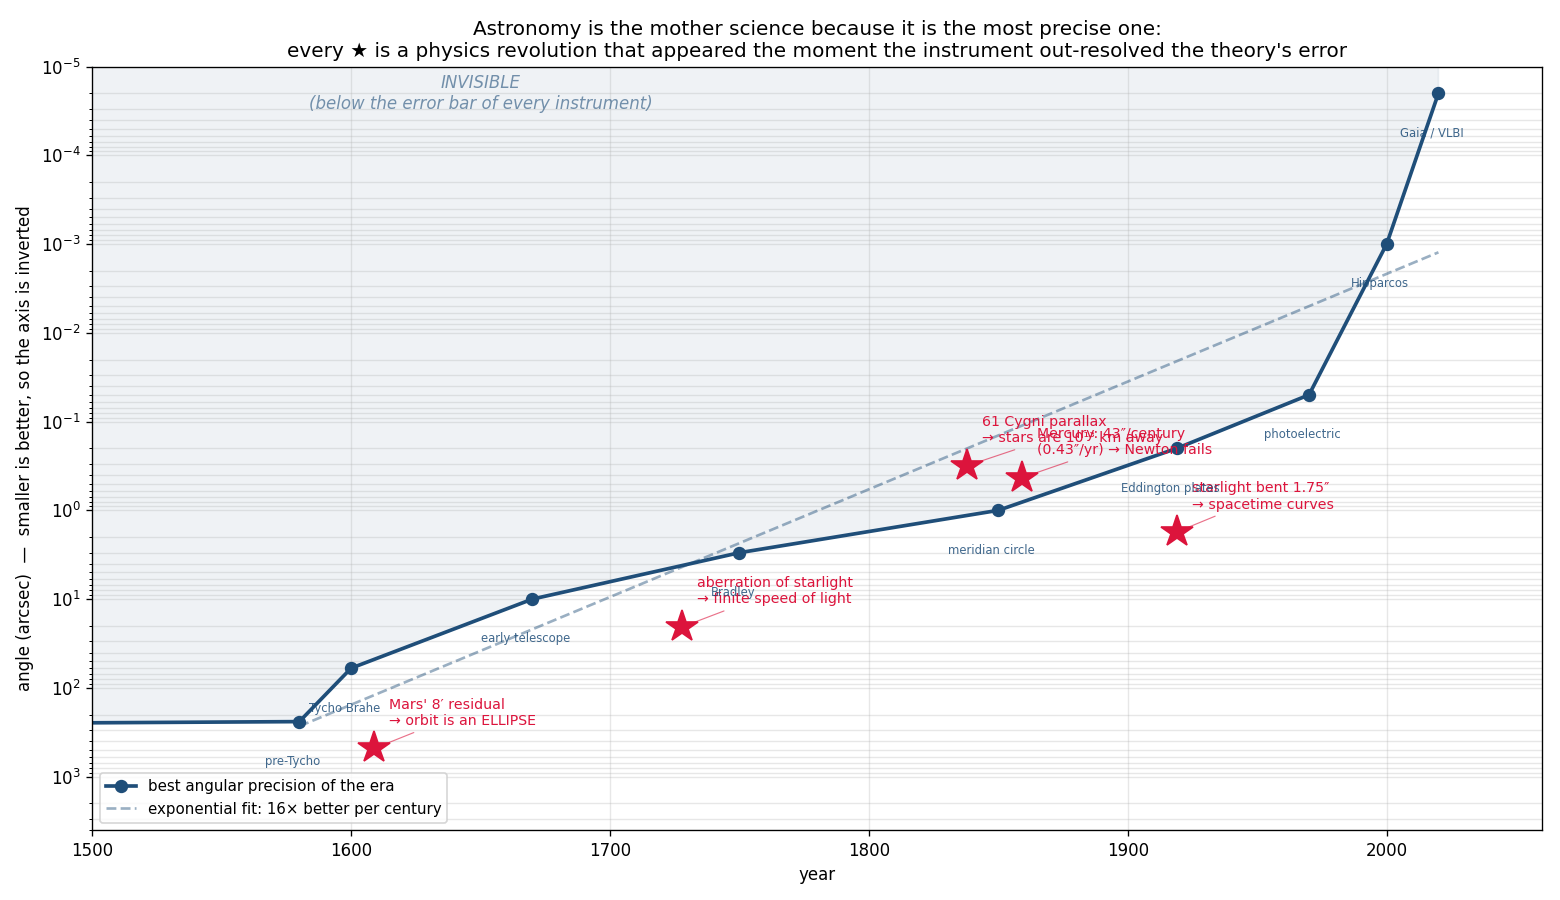

Reproduce this figure in Python.
"""Every revolution in physics began as a residual smaller than the last instrument.

This is the thesis of the whole project, plotted once. Physics does not advance
because someone had a better idea; it advances when someone can MEASURE an angle
small enough that the reigning theory's error becomes visible.

    Tycho (1600) got to ~1 arcmin  →  Kepler's Mars residual was 8 arcmin
                                      → the circle died, the ellipse was born.
    19th c. meridian circles ~1"    →  Mercury's leftover was 43"/century
                                      → Newton died, general relativity was born.
    Eddington (1919) ~0.2"          →  starlight bends 1.75", not Newton's 0.87"
                                      → spacetime curvature confirmed.

    phenomenon:   observational precision improves; anomalies pop into view
    simulation:   tabulate (year, best angular precision, size of the anomaly
                  that precision exposed)
    dissection:   fit the precision history in log-space with torch — it is an
                  exponential, ~10x per century for 400 years
    formula:      an anomaly is DETECTABLE iff  anomaly > precision.  Plot both
                  on one log axis and every revolution sits where the curves cross.
"""
from pathlib import Path

import matplotlib.pyplot as plt
import numpy as np
import torch

# --- phenomenon: 2000 years of "how small an angle can you measure?" ---
# angular precision of the best instrument of its day, in arcseconds
year_prec = np.array([-150, 1000, 1580, 1600, 1670, 1750, 1850, 1919, 1970, 2000, 2020])
precision = np.array([600.0,  300.0, 240.0, 60.0, 10.0, 3.0, 1.0, 0.2, 0.05, 0.001, 2e-5])
prec_label = ["Hipparchus\n(naked eye)", "al-Battani", "pre-Tycho", "Tycho Brahe",
              "early telescope", "Bradley", "meridian circle", "Eddington plates",
              "photoelectric", "Hipparcos", "Gaia / VLBI"]

# --- the anomalies: each was invisible until precision crossed it ---
# (year the anomaly was resolved, its angular size in arcsec, name)
anomalies = [
    (1609, 8 * 60.0, "Mars' 8′ residual\n→ orbit is an ELLIPSE"),
    (1728, 20.5,     "aberration of starlight\n→ finite speed of light"),
    (1838, 0.314,    "61 Cygni parallax\n→ stars are 10¹³ km away"),
    (1859, 0.43,     "Mercury: 43″/century\n(0.43″/yr) → Newton fails"),
    (1919, 1.75,     "starlight bent 1.75″\n→ spacetime curves"),
]

# --- dissection: is the improvement exponential? fit log10(precision) vs year ---
mask = year_prec >= 1500                       # the telescopic era
t = torch.tensor(year_prec[mask], dtype=torch.float64)
y = torch.log10(torch.tensor(precision[mask], dtype=torch.float64))

# Least squares by hand so the mathematics is visible: y = m*t + b
A = torch.stack([t, torch.ones_like(t)], dim=1)
m, b = torch.linalg.lstsq(A, y.unsqueeze(1)).solution.squeeze(1)
decades_per_century = -m.item() * 100
print("fit  log10(precision in arcsec) = m·year + b")
print(f"  m = {m.item():.5f} dex/year   →  precision improves {decades_per_century:.2f} "
      f"orders of magnitude per century")
print(f"  i.e. a factor of {10**decades_per_century:.0f}x every 100 years, sustained for 400 years")
print()
for yr, size, name in anomalies:
    # what was the best precision available in that year?
    avail = np.interp(yr, year_prec, np.log10(precision))
    print(f"  {yr}: anomaly {size:8.3f}\"  vs  precision {10**avail:8.3f}\"  "
          f"→ ratio {size / 10**avail:6.1f}x  {name.splitlines()[0]}")
print("\nEvery revolution has ratio > 1: the anomaly was BIGGER than the error bar.")
print("That is the entire mechanism. No philosophy required.")

# --- visualization ---
fig, ax = plt.subplots(figsize=(13, 7.5))

ax.plot(year_prec, precision, "o-", color="#1f4e79", lw=2.2, ms=7,
        label="best angular precision of the era")
fit_x = np.linspace(1580, 2020, 50)
ax.plot(fit_x, 10 ** (m.item() * fit_x + b.item()), "--", color="#1f4e79", alpha=0.45,
        lw=1.6, label=f"exponential fit: {10**decades_per_century:.0f}× better per century")

for yr, size, name in anomalies:
    ax.plot(yr, size, "*", color="crimson", ms=20, zorder=6)
    ax.annotate(name, (yr, size), textcoords="offset points", xytext=(9, 14),
                fontsize=8.5, color="crimson",
                arrowprops=dict(arrowstyle="-", color="crimson", lw=0.7, alpha=0.6))

for xt, yt, lab in zip(year_prec, precision, prec_label):
    ax.annotate(lab, (xt, yt), textcoords="offset points", xytext=(-4, -26),
                fontsize=7, color="#1f4e79", ha="center", alpha=0.85)

ax.fill_between(year_prec, precision, 1e-6, color="#1f4e79", alpha=0.07)
ax.text(1650, 3e-5, "INVISIBLE\n(below the error bar of every instrument)",
        fontsize=10, color="#1f4e79", alpha=0.6, ha="center", style="italic")

ax.set_yscale("log")
ax.invert_yaxis()                     # better precision = smaller angle = higher up
ax.set_xlim(1500, 2060)
ax.set_ylim(4000, 1e-5)
ax.set_xlabel("year")
ax.set_ylabel("angle (arcsec)  —  smaller is better, so the axis is inverted")
ax.set_title("Astronomy is the mother science because it is the most precise one:\n"
             "every ★ is a physics revolution that appeared the moment the instrument "
             "out-resolved the theory's error")
ax.legend(loc="lower left", fontsize=9)
ax.grid(alpha=0.3, which="both")

plt.tight_layout()
out = Path(__file__).with_suffix(".png")
plt.savefig(out, dpi=120)
print(f"Saved: {out}")
